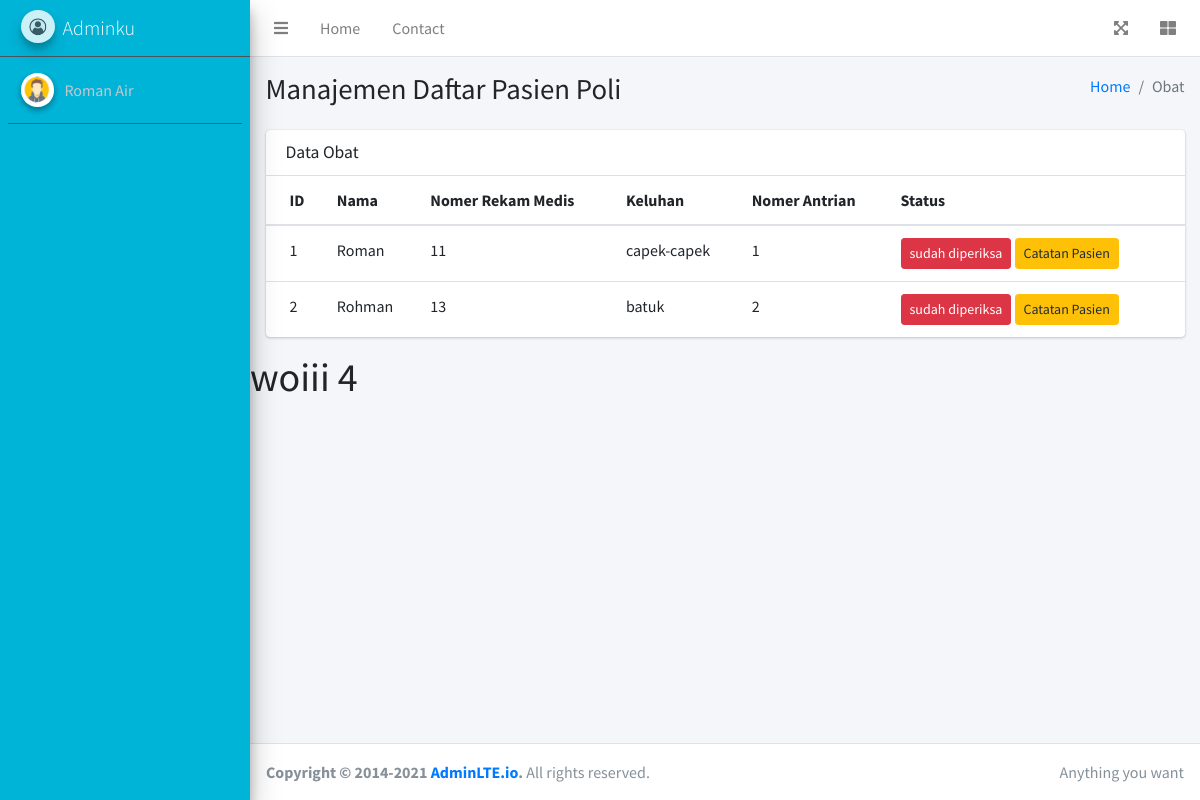
Page /dokter.php (signed in) on the committed database.
### tables this page shows
CREATE TABLE `daftar_poli` (
  `id` int(11) UNSIGNED NOT NULL,
  `id_pasien` int(11) UNSIGNED NOT NULL,
  `id_jadwal` int(11) UNSIGNED NOT NULL,
  `keluhan` text NOT NULL,
  `no_antrian` int(11) UNSIGNED NOT NULL
);

CREATE TABLE `pasien` (
  `id` int(11) UNSIGNED NOT NULL,
  `nama` varchar(255) NOT NULL,
  `alamat` varchar(255) NOT NULL,
  `no_ktp` varchar(255) NOT NULL,
  `no_hp` varchar(50) NOT NULL,
  `no_rm` varchar(25) NOT NULL
);

### pages/periksa/tampilPasien.php (the view, shortened to what this page needs)
<?php
    include 'koneksi.php';
    $query = "SELECT * FROM pasien NATURAL JOIN daftar_poli";
    $result = mysqli_query($mysqli, $query);
    while ($row = mysqli_fetch_assoc($result)) {
        echo "<tr>
                <td>{$row['id']}</td>
                <td>{$row['nama']}</td>
                <td>{$row['no_rm']}</td>
                <td>{$row['keluhan']}</td>
                <td>{$row['no_antrian']}</td>
                <td>
                    <a href='pages/obat/hapusObat.php?id={$row['id']}' class='btn btn-sm btn-danger' onclick='return confirm(\"Anda yakin ingin hapus?\");'>sudah diperiksa</a>
                    <button type='button' class='btn btn-sm btn-warning edit-btn' data-obatid='{$row['id']}'> Catatan Pasien</button>
                </td>
            </tr>";
    }
?>

### rows in the picture
daftar_poli: id_pasien "1", id_pasien.nama "Roman", id_pasien.no_rm "11", keluhan "capek-capek", no_antrian "1"
daftar_poli: id_pasien "2", id_pasien.nama "Rohman", id_pasien.no_rm "13", keluhan "batuk", no_antrian "2"

### other values in the picture
$_SESSION['id'] "4"
